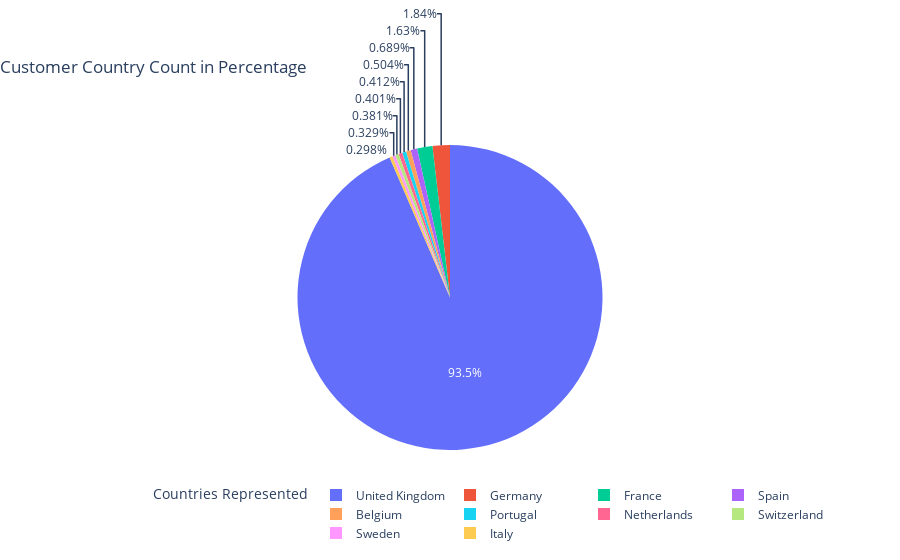

Source (notebook cell):
### Code cell
pie_fig = px.pie(ctm_cntry_df.head(10), 
                 names='CountryCategory', 
                 values="Percentage", 
                 title="Customer Country Count in Percentage", 
                 template= "plotly_white"
                )

pie_fig.update_layout(title_x=0, 
                      legend_title="Countries Represented", 
                      legend=dict(orientation="h")
                     )

pie_fig.show(config={'displaylogo': False})

### Figure 1 — Plotly figure (JSON) as saved in the notebook; plotly's stock layout.template omitted (floating-point values rounded to 4 significant figures)
{"data": [{"domain": {"x": [0, 1], "y": [0, 1]}, "hovertemplate": "CountryCategory=%{label}<br>Percentage=%{value}<extra></extra>", "labels": ["United Kingdom", "Germany", "France", "Spain", "Belgium", "Portugal", "Netherlands", "Switzerland", "Sweden", "Italy"], "legendgroup": "", "name": "", "showlegend": true, "type": "pie", "values": [90.9, 1.79, 1.58, 0.67, 0.49, 0.4, 0.39, 0.37, 0.32, 0.29]}], "layout": {"legend": {"orientation": "h", "title": {"text": "Countries Represented"}, "tracegroupgap": 0}, "title": {"text": "Customer Country Count in Percentage", "x": 0}}}
